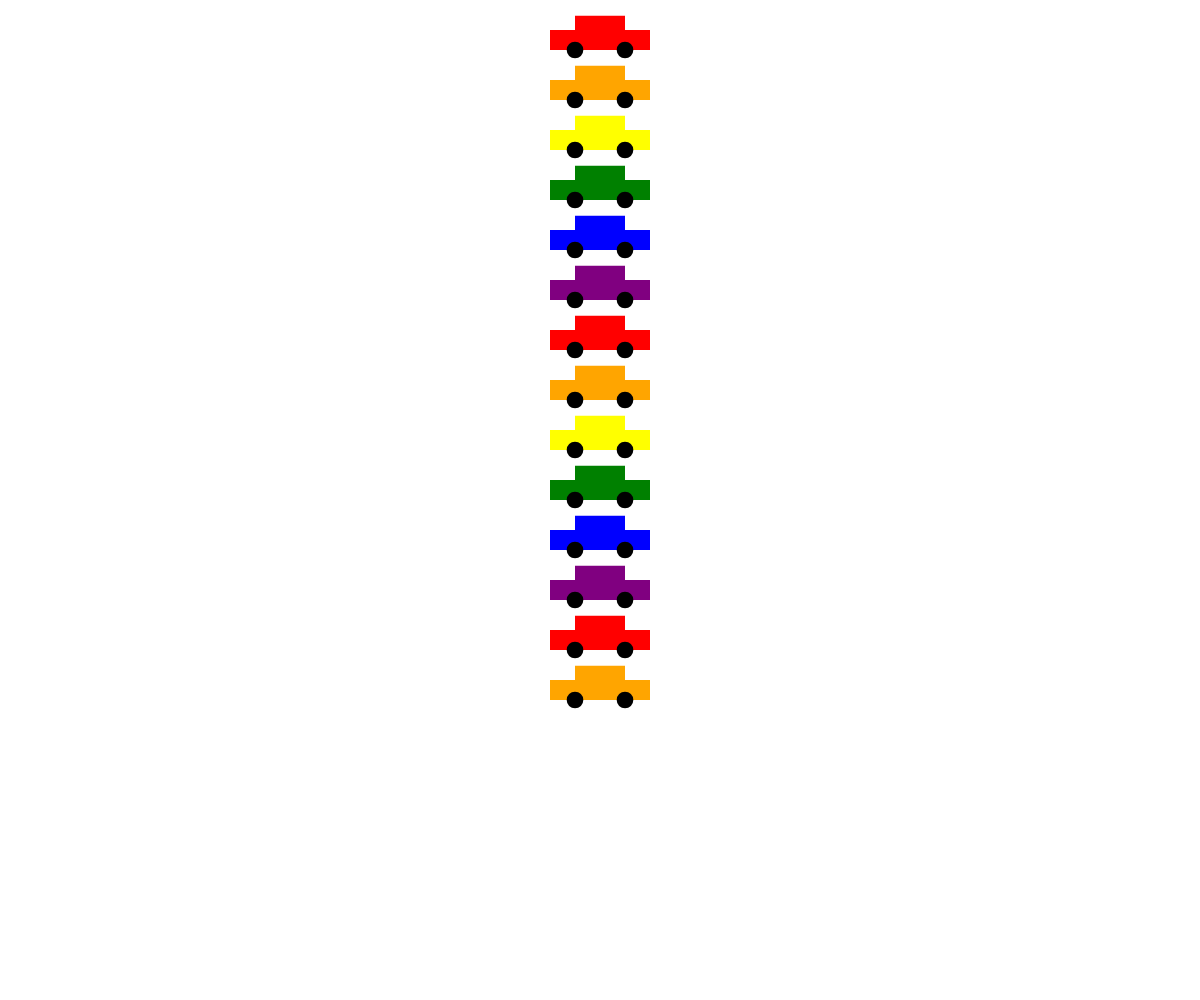
Frame 1 (no input)
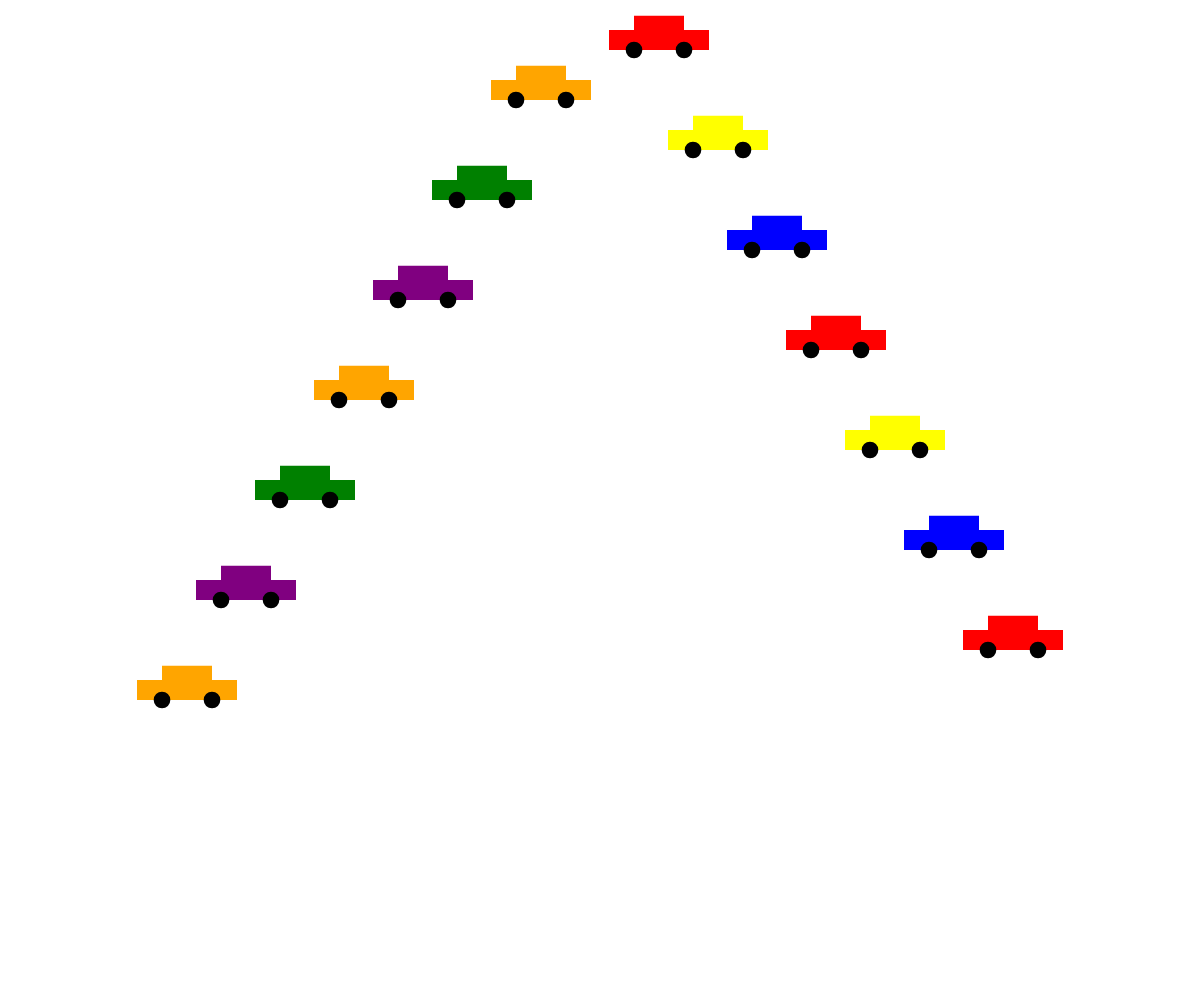
Frame 60 (no input)
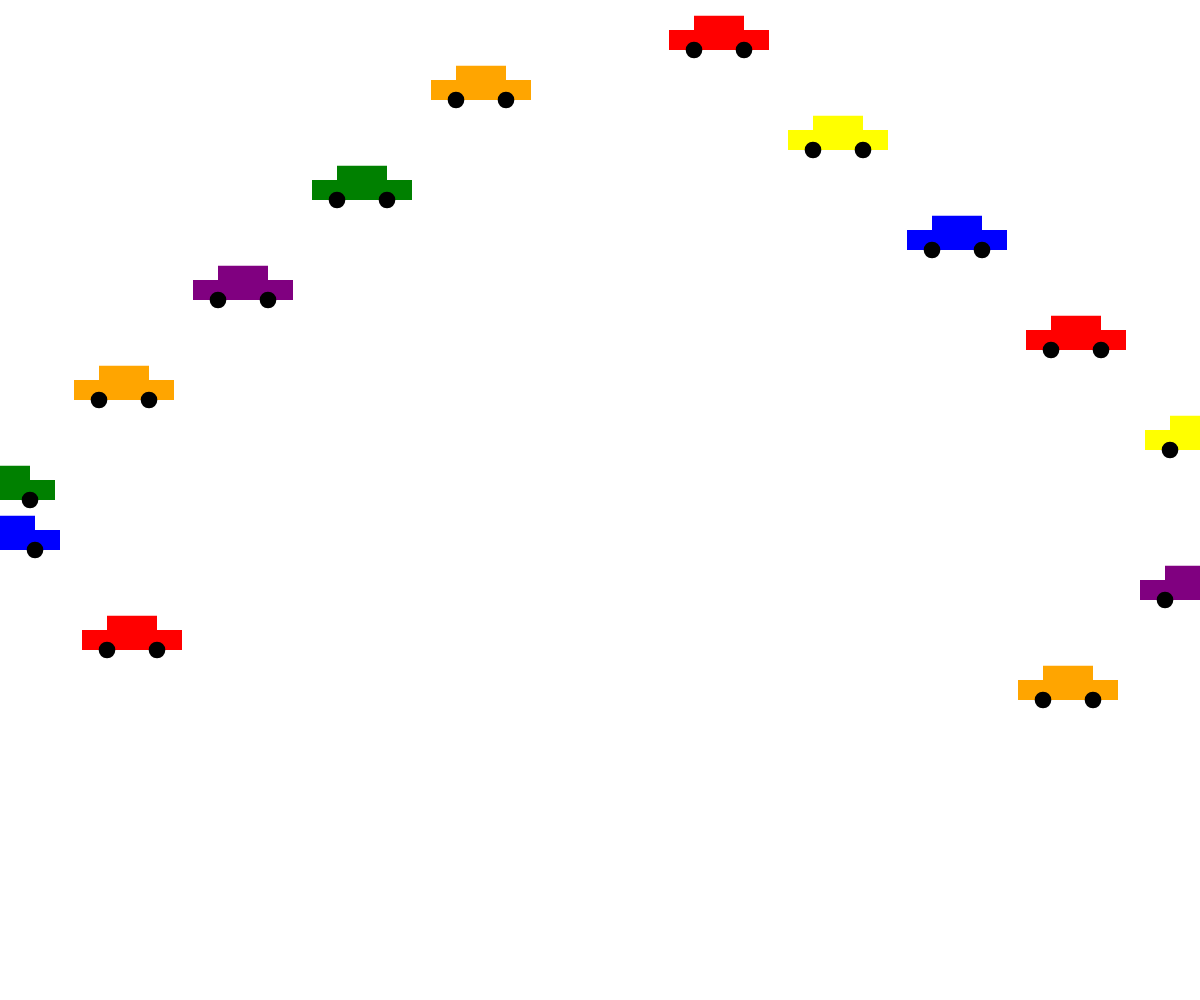
Frame 120 (the mouse pressed at the canvas centre since frame 60)

The p5.js sketch that drew these frames (run headless with seeded random() and noise() and a simulated clock; from frame 60 on, the mouse is pressed at the canvas centre):

// p5.js sketch
// ── sketch.js
// const canvasWidth = window.innerWidth;
// const canvasHeight = window.innerHeight; 

// // feel free to change these values as you like!
// const c1 = {
//     x: 100,
//     y: 100,
//     width: 200,
//     speed: 0.2,
//     color: 'hotpink'
// };
// const c2 = {
//     x: 100,
//     y: viewWidth-100,
//     width: 200,
//     speed: -0.2,
//     color: 'darkcyan'
// };


// // required to set up the canvas:
// function setup() {
//     createCanvas(canvasWidth, canvasHeight);
// }


// // animation loop:
// function draw() {
//     // clear the canvas:
//     clear();

//     // move the car:
//     c1.x += c1.speed;

//     // redraw the car:
//     drawCar(c1.x, c1.y, c1.width, c1.color);
// }
//------------------------------------------------------------------------------------------------------------------------
const canvasWidth = window.innerWidth;
const canvasHeight = window.innerHeight; 

const carData = [
    {x: canvasWidth/2, y: 50, width: 100, speed: 1, color: 'red'},
    {x: canvasWidth/2, y: 100, width: 100, speed: -1, color: 'orange'},
    {x: canvasWidth/2, y: 150, width: 100, speed: 2, color: 'yellow'},
    {x: canvasWidth/2, y: 200, width: 100, speed: -2, color: 'green'},
    {x: canvasWidth/2, y: 250, width: 100, speed: 3, color: 'blue'},
    {x: canvasWidth/2, y: 300, width: 100, speed: -3, color: 'purple'},
    {x: canvasWidth/2, y: 350, width: 100, speed: 4, color: 'red'},
    {x: canvasWidth/2, y: 400, width: 100, speed: -4, color: 'orange'},
    {x: canvasWidth/2, y: 450, width: 100, speed: 5, color: 'yellow'},
    {x: canvasWidth/2, y: 500, width: 100, speed: -5, color: 'green'},
    {x: canvasWidth/2, y: 550, width: 100, speed: 6, color: 'blue'},
    {x: canvasWidth/2, y: 600, width: 100, speed: -6, color: 'purple'},
    {x: canvasWidth/2, y: 650, width: 100, speed: 7, color: 'red'},
    {x: canvasWidth/2, y: 700, width: 100, speed: -7, color: 'orange'},
];

// set up the canvas:
function setup() {
    createCanvas(canvasWidth, canvasHeight);
}


// animate the circle by changing the x and y position
// every time the animation loop invokes the draw() function:
function draw() {
    clear();

    let i=0;
    while (i < carData.length) {

        const car = carData[i]

    drawCar(car.x, car.y, car.width, car.color, wheelColor='black')

    car.x += car.speed;

    if (car.x > canvasWidth+(car.width/2)) {
        car.x = 0-(car.width/2)
    } else if (car.x < 0-(car.width/2)) {
        car.x = canvasWidth+(car.width/2)
    }

    i += 1;
    }
}

function drawCar(x, y, size, fillColor, wheelColor='black') {
    strokeWeight(0);
    
    // body
    fill(fillColor);
    rect(x - size/4, y - (size/5 + size/7), size / 2, size/7); // top
    rect(x - size/2, y - size/5, size, size/5); // bottom

    // wheels:
    fill(wheelColor);
    circle(x - size / 4, y, size / 6);
    circle(x + size / 4, y, size / 6);
}
